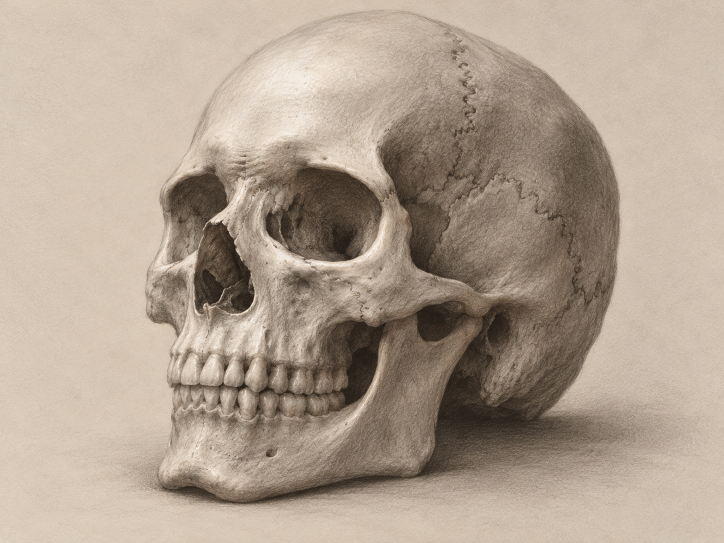
#> input picture archive/raster-v2/corpus/plates/105193.png, 1448 x 1086 px, given in place of 105193.png.png, which was not available (shown at 1/2 size)
$ python -i vector-anatomy.py   (imports and definitions only)
#> lines starting #> are read from the running program, lines starting #| are printed output that depends on the picture; after the words box and inside, x2 and y2 are one past the last pixel; in counts of white or black regions, pixels touching at a corner belong together; pictures that were not available may be replaced by others from this repository, and a replacement may not be noted
from pathlib import Path
import json, argparse, re
import cv2
import numpy as np
from scipy.ndimage import gaussian_filter1d
from scipy.spatial import cKDTree

ROOT=Path(__file__).resolve().parents[1]

def chains(edge):
    pixels=set(map(tuple,np.argwhere(edge>0)))
    adj={}
    for y,x in pixels:
        ns=[]
        for dy,dx in [(0,1),(1,0),(0,-1),(-1,0),(1,1),(1,-1),(-1,1),(-1,-1)]:
            q=(y+dy,x+dx)
            if q not in pixels: continue
            if dy and dx and ((y,x+dx) in pixels or (y+dy,x) in pixels): continue
            ns.append(q)
        adj[(y,x)]=ns
    used=set(); result=[]
    def walk(a,b):
        p=[a];prev=a;cur=b
        used.add(tuple(sorted((a,b))))
        for _ in range(100000):
            p.append(cur)
            nxt=[n for n in adj[cur] if n!=prev and tuple(sorted((cur,n))) not in used]
            if len(adj[cur])!=2 or not nxt: break
            n=nxt[0];used.add(tuple(sorted((cur,n))));prev,cur=cur,n
            if cur==a: p.append(cur);break
        return np.asarray([(x,y) for y,x in p],np.float32)
    for a,ns in adj.items():
        if len(ns)==2: continue
        for b in ns:
            if tuple(sorted((a,b))) not in used: result.append(walk(a,b))
    for a,ns in adj.items():
        for b in ns:
            if tuple(sorted((a,b))) not in used: result.append(walk(a,b))
    return result

def length(p): return np.linalg.norm(np.diff(p,axis=0),axis=1).sum()

# [56 lines left out: functions join, path, replace_contour_span, not called in this run]


IDS=['105214','105215','105216','105217','105218','105219','105220','105221','105222','105223']
FOCUS={'105214':(.48,.33),'105215':(.54,.65),'105216':(.40,.48),'105217':(.52,.55),'105218':(.43,.27),'105219':(.58,.49),'105220':(.52,.22),'105221':(.85,.78),'105222':(.42,.79),'105223':(.34,.39)}
TITLES={'105214':'A Breath Through the Spiral','105215':'Tension in the Turn','105216':'The Palm Opens','105217':'Tendons Beneath the Gesture','105218':'Weight Through the Outer Leg','105219':'The Calf Holds the Weight','105220':'The Knee Connects the Gesture','105221':'Five Toes, One Foundation','105222':'The Foot Seen from Above','105223':'The Foot in Three-Quarter View'}
REVIEWS={
 '105214':'Inspected the native SVG in Chrome at full size and in the contact sheet. Reconnected the armpit and raised-shoulder contours after the raster source faded there; ribcage/waist counter-rotation remains readable. Cropped neck and arm ends are intentional study framing.',
 '105215':'Inspected the native SVG in Chrome. Preserved the elbow triangle, tapered forearm and closed fist while reducing the bodybuilder-looking shadow divisions to a small number of continuous anatomical lines.',
 '105216':'Inspected the native SVG in Chrome. Five digits, thumb opposition, finger-web topology and the palmar cup read clearly. The outside contour is stronger than the sparse palm and joint creases; texture scratches were removed.',
 '105217':'Inspected the native SVG in Chrome and repaired the thumb web, lower palm and wrist silhouette. Five digits are connected through a clear dorsal-hand outline. Tendon and knuckle lines remain subordinate; the small finger retains its source foreshortening.',
 '105218':'Inspected the native SVG in Chrome. Repaired the heel-to-arch contact contour and removed the cast-shadow line; the knee/calf/ankle relationship is continuous. Removed short nonstructural leg marks to preserve negative space.',
 '105219':'Inspected the native SVG in Chrome. Reconnected the rear heel and trimmed the false ground-shadow tail. Asymmetric calf heads, knee hollow and Achilles direction remain readable with fewer short vein fragments.',
 '105220':'Inspected the native SVG in Chrome. Correct leg category follows the actual source. The bent-knee connection and heel/sole are continuous; removed the stray heel tip and reduced short interior marks. The upper-thigh crop is intentional.',
 '105221':'Inspected the native SVG in Chrome. Repaired the heel, forefoot and stepped toe silhouette; five toe forms remain distinct. Removed shadow bands under the heel and the least useful short vein traces. Interior marks describe joints and nail planes rather than tonal shading.',
 '105222':'Inspected the native SVG in Chrome. A true dorsal view with all five toes, graduated widths and a continuous front edge. Replaced the fragmented left ankle with one deliberate continuous contour and removed its duplicate fragments. Long metatarsal/tendon directions retain the viewpoint.',
 '105223':'Inspected the native SVG in Chrome. Rebuilt the lost heel/arch/anterior-ankle silhouette around the retained observed toe contours. Smoothed the little-toe sole shelf and the pointed great-toe lip into deliberate anatomical arcs. Removed cast-shadow bands and low-value short traces. This is a curated line interpretation of the owned plate, not a 3D reconstruction.'
}

# [35 lines left out: functions nearest_line, foot_outline, role_for, not called in this run]

def produce(id,out=ROOT/'corpus/svg'):
#> called with id = '../../raster-v2/corpus/plates/105193.png'
    source=cv2.imread(str(ROOT/f'archive/raster-v2/corpus/plates/{id}.png'))
#> source is the input picture: shape (1086, 1448, 3); mean B, G, R 144.1, 160.6, 175.9
    g=cv2.cvtColor(source,cv2.COLOR_BGR2GRAY)
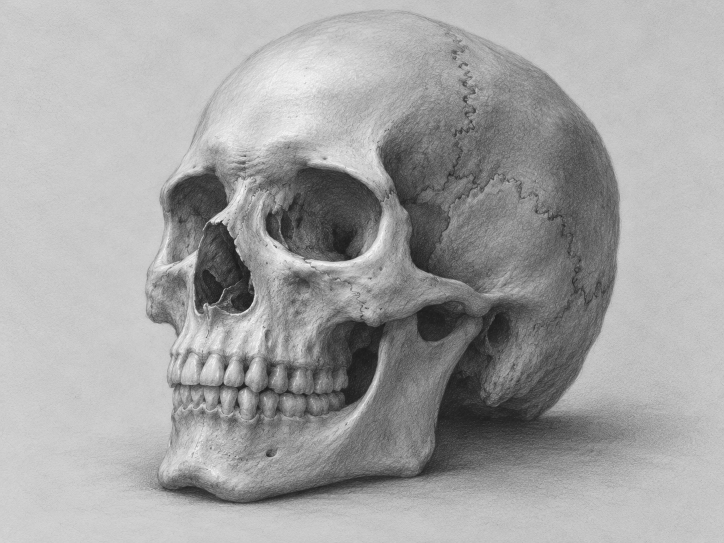
#> g: shape (1086, 1448) (shown at 1/2 size); min 23, max 253, mean 163.3
    g=cv2.resize(g,(724,543),interpolation=cv2.INTER_AREA)
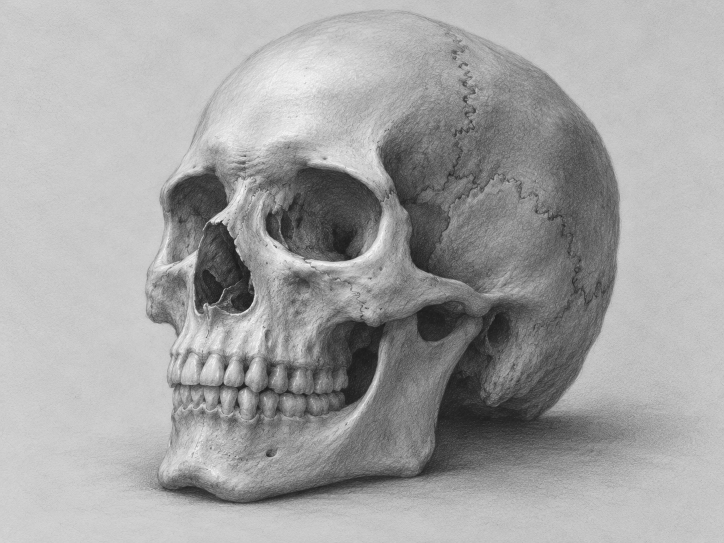
#> g: shape (543, 724); min 27, max 246, mean 163.4
    g=cv2.bilateralFilter(g,11,18,5)
    g=cv2.GaussianBlur(g,(0,0),2.2)
    edge=cv2.Canny(g,14,30,L2gradient=True)
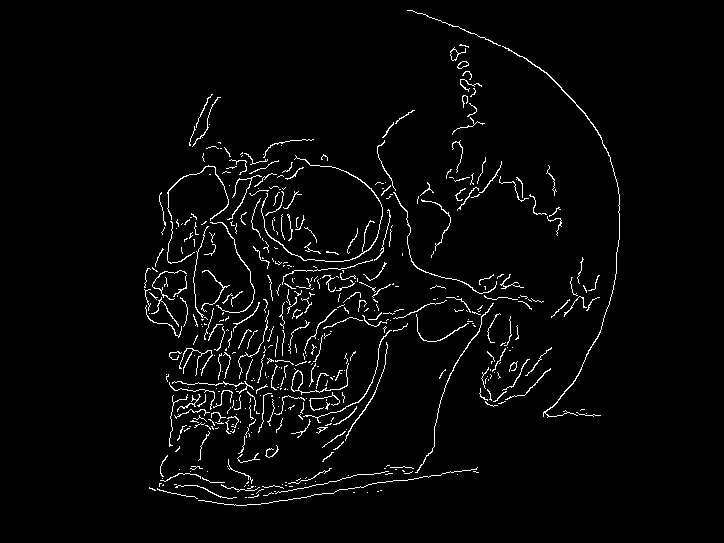
#> edge: shape (543, 724); 2.9% white in thin lines or dots, all inside (x1, y1, x2, y2) = (144, 10, 620, 506)
    parts=join([p for p in chains(edge) if len(p)>6])
#> in chains, `pixels=set(map(tuple,np.argwhere(edge>0)))`: pixels = 11404 items
#> the loop in chains, `for y,x in pixels:` made 11404 passes
#> (y, x) on passes 1 to 3: (285, 510), (137, 383), (104, 206)
    parts=[p for p in parts if length(p)>24]
    parts.sort(key=length,reverse=True)
    chosen=set();manual=[]
    if id=='105223':
        chosen,outer=foot_outline(parts)
        outline=path(outer,1200/724)
        outline=replace_contour_span(outline,[686.62,772.01],[931.17,790.56],
            'C758,783 862,793 931.17,790.56')
        outline=replace_contour_span(outline,[1067.28,758.14],[1122.69,718.89],
            'C1096,755 1110,740 1122.69,718.89')
        manual=[{'id':'foot-silhouette','role':'silhouette','d':outline,'stroke':'#a1a1aa'}]
    repairs={
        '105214':[
            'M230,471 C242,436 254,417 274,414 C305,414 325,443 339,480',
            'M174,486 C179,518 192,546 213,567',
            'M761,9 C777,7 793,2 807,0 C879,2 940,18 987,51 C1027,78 1052,113 1075,144 C1102,175 1141,183 1172,201',
            'M1006,268 C1066,290 1134,309 1200,321'],
        '105217':[
            'M842,598 C841,603 847,607 852,608',
            'M917,696 C915,697 913,699 912,700',
            'M782,760 C773,761 765,763 757,764',
            'M578,788 C540,782 513,783 484,792 C446,804 410,832 375,851',
            'M750,148 C755,143 758,137 764,132',
            'M766,246 C755,258 756,277 765,283 C770,282 773,278 777,275'],
        '105218':[
            'M504,767 C501,790 513,806 537,811 C570,818 597,810 626,818 C647,825 659,836 675,842',
            'M963.48,832.28 C962.5,834 961,837 959.78,838.90'],
        '105219':['M635,769 C630,789 628,811 640,825'],
        '105220':['M477.40,762.48 C473,779 462,793 464,802'],
        '105221':[
            'M116,514 C130,551 167,571 205,578 C243,585 277,574 310,585',
            'M572,756 C585,775 606,790 628,790 C646,790 661,785 669,776 C675,794 695,804 720,802 C740,800 755,796 763,788 C770,802 788,805 808,801 C834,797 856,787 867,782 C879,786 894,785 913,777'],
    }
    for n,d in enumerate(repairs.get(id,[])):
        manual.append({'id':f'{id}-contact-repair-{n}','role':'silhouette','d':d,'stroke':'#a1a1aa'})
    explicit_outer={
        '105214':{0,1,2},'105215':{0,1,2},'105216':{0,1,2},
        '105217':{0,1,2,3,4,7,9,26},'105218':{0,1,2,4},'105219':{0,1,4},
        '105220':{0,1},'105221':{0,1,3},'105222':{0,1,2},
    }
    discard={'105218':{5},'105221':{9,13,45,48,62},'105222':{16,41}}
    candidates=[]
    for i,p in enumerate(parts):
        if i in chosen:continue
        if i in discard.get(id,set()):continue
        if id=='105219' and i==0:
            while len(p)>10 and p[-1,0]*1200/724<640 and p[-1,1]*1200/724>795:p=p[:-1]
        if id=='105220' and i==1:
            while len(p)>10 and p[0,0]*1200/724<476:p=p[1:]
        if id=='105218' and i==4:
            while len(p)>10 and p[-1,0]*1200/724>963:p=p[:-1]
        center=p.mean(0)
        # Remove the cast-shadow contours: Hairline communicates ground through
        # contact geometry, never concentric shadow bands or filled shading.
        if id=='105223':
            if center[0]<320 and center[1]>365:continue
            if center[0]<90 and center[1]>320:continue
            if center[0]>640 and center[1]>455:continue
        elif id in ['105218','105219','105220']:
            if center[1]>480 and center[0]<310:continue
            if center[0]<300 and center[1]>430:continue
        elif id in ['105221','105222']:
            if center[1]>470:continue
        candidates.append((i,p,'silhouette' if i in explicit_outer.get(id,set()) else role_for(p,g)))
    # Prefer structural long contours. Retain a few shorter digit/nail contours
    # where they identify anatomy, but discard tiny surface scratches.
    candidates=candidates[:88]
    if id in ['105218','105219','105220','105221','105222','105223']:
        inner=[v for v in candidates if v[2]=='interior' and v[1].mean(0)[1]<390]
        cut={v[0] for v in sorted(inner,key=lambda v:length(v[1]))[:max(1,int(len(candidates)*.20))]}
        candidates=[v for v in candidates if v[0] not in cut]
    target=np.array(FOCUS[id])*[724,543]
    # A nearly straight observed edge can simplify away; choose the focal
    # contour only from curves that survive the native cubic conversion.
    curves={i:path(p,1200/724) for i,p,role in candidates}
    if id=='105222':
        curves[2]=replace_contour_span(curves[2],[426.41,272.45],[437.05,361.62],
            'C429,305 436,331 434,363 C432,398 428,428 430,458 C431,473 430,485 425.97,497.21')
    interior=[(i,p,role) for i,p,role in candidates if role=='interior' and length(p)<150 and curves[i]]
    focus=min(interior,key=lambda v:np.linalg.norm(v[1].mean(0)-target))[0] if interior else -1
    paths=manual[:]
    for i,p,role in candidates:
        d=curves[i]
        if not d:continue
        if i==focus:role='focus'
        color={'silhouette':'#a1a1aa','interior':'#52525b','focus':'#fafafa'}[role]
        paths.append({'id':f'{id}-{role}-{i}','role':role,'d':d,'stroke':color})
    desc='Curated native cubic contours derived from our own graphite anatomy plate; smoothed structural lines, one focal edge and no embedded raster.'
    lines=''.join(f'<path id="{p["id"]}" data-role="{p["role"]}" d="{p["d"]}" stroke="{p["stroke"]}" fill="none" stroke-width=".9" vector-effect="non-scaling-stroke" stroke-linecap="round" stroke-linejoin="round"/>' for p in paths)
    svg=f'<svg xmlns="http://www.w3.org/2000/svg" viewBox="0 0 1200 900" width="1200" height="900" role="img" aria-labelledby="title desc"><title id="title">{TITLES[id]}</title><desc id="desc">{desc}</desc><rect width="1200" height="900" fill="#101014"/><g id="anatomy">{lines}</g></svg>\n'
    out.mkdir(parents=True,exist_ok=True)
    (out/f'{id}.svg').write_text(svg)
    geom=ROOT/'corpus/hairline/geometry';geom.mkdir(parents=True,exist_ok=True)
    (geom/f'{id}.json').write_text(json.dumps({'id':id,'viewBox':[0,0,1200,900],'paths':paths},indent=2)+'\n')
    print(id,len(paths),'native cubic paths')
    anatomy=json.loads((ROOT/'archive/raster-v2/corpus/realism/anatomy.json').read_text())
    old=next((x for x in anatomy if x['id']==id),{})
    seed=json.loads((ROOT/'archive/vector-v1/corpus/manifest.json').read_text())
    original=next(x for x in seed['studies'] if x['id']==id)
    return {'id':id,'title':TITLES[id],'category':'leg' if id=='105220' else original.get('category','anatomy'),'sourcePlate':f'archive/raster-v2/corpus/plates/{id}.png','svg':f'corpus/svg/{id}.svg','geometry':f'corpus/hairline/geometry/{id}.json','prompt':f'Draw {TITLES[id].lower()} as native SVG anatomical line art derived from the owned {id} graphite plate. Preserve the original gesture, perspective, joints and digit topology. Use charcoal #101014 ground, a thin #a1a1aa silhouette, sparse #52525b structural contours and one #fafafa focal contour. Smooth the curves; remove texture scratches, shadow bands and redundant anatomy marks. No raster embedding, gradients, filters, shading fills or labels. Compose at 1200 by 900 with clear contact and negative space.','method':'Low-pass structural edge extraction from owned plate; graph-connected curves, directional gap joining, cubic simplification and per-subject removal/repair. Anatomical silhouette gaps are explicitly repaired at the torso, dorsal hand and foot contact contours.','review':{'notes':REVIEWS[id],'stillInspected':True,'inspection':'Chrome renders at 1200x900 and multi-study contact sheet; final motion is reviewed separately.'},'landmarks':old.get('landmarks',{'ankle':[.34,.39],'heel':[.21,.70],'ball':[.67,.82]}),'pathCount':len(paths)}

# [8 lines not run here, left out]

>>> result = produce('../../raster-v2/corpus/plates/105193.png')
